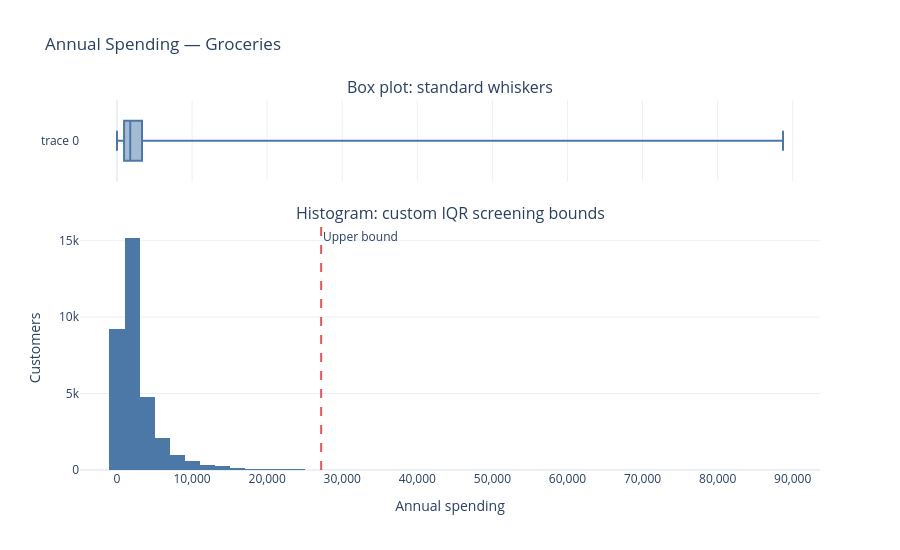

Write notebook code for a chart like this one.
### Code cell
# Change the category here to inspect one readable chart at a time
plot_spending_distribution(customer_info, "spend_per_year_groceries", bounds).show()

### Figure 1 — Plotly figure (JSON) as saved in the notebook; plotly's stock layout.template omitted (floating-point values rounded to 4 significant figures; data arrays with more than 128 entries replaced by an {"elided": "..."} marker saying what was removed)
{"data": [{"boxpoints": false, "marker": {"color": "#4C78A8"}, "type": "box", "x": {"elided": "34060 float values"}, "xaxis": "x", "yaxis": "y"}, {"marker": {"color": "#4C78A8"}, "nbinsx": 60, "type": "histogram", "x": {"elided": "34060 float values"}, "xaxis": "x2", "yaxis": "y2"}], "layout": {"annotations": [{"font": {"size": 16}, "showarrow": false, "text": "Box plot: standard whiskers", "x": 0.5, "xanchor": "center", "xref": "paper", "y": 1, "yanchor": "bottom", "yref": "paper"}, {"font": {"size": 16}, "showarrow": false, "text": "Histogram: custom IQR screening bounds", "x": 0.5, "xanchor": "center", "xref": "paper", "y": 0.66, "yanchor": "bottom", "yref": "paper"}, {"showarrow": false, "text": "Upper bound", "x": 27190.0, "xanchor": "left", "xref": "x2", "y": 1, "yanchor": "top", "yref": "y2 domain"}], "height": 550, "margin": {"t": 100}, "shapes": [{"line": {"color": "#E45756", "dash": "dash"}, "type": "line", "x0": 27190.0, "x1": 27190.0, "xref": "x2", "y0": 0, "y1": 1, "yref": "y2 domain"}], "showlegend": false, "title": {"text": "Annual Spending — Groceries"}, "xaxis": {"anchor": "y", "domain": [0, 1], "matches": "x2", "showticklabels": false}, "xaxis2": {"anchor": "y2", "domain": [0, 1], "tickformat": ",.0f", "title": {"text": "Annual spending"}}, "yaxis": {"anchor": "x", "domain": [0.78, 1]}, "yaxis2": {"anchor": "x2", "domain": [0, 0.66], "title": {"text": "Customers"}}}}
